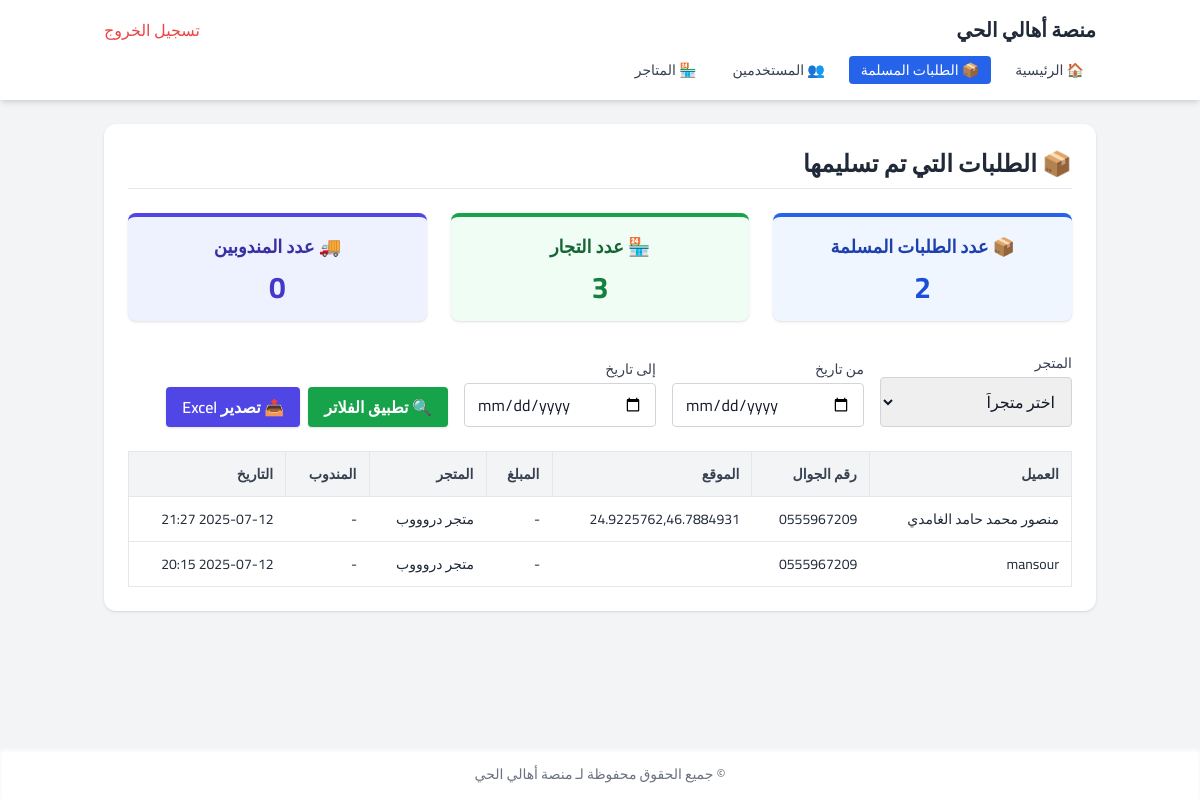
Before: /accounts/admin/orders/ (signed in) with the older database file.
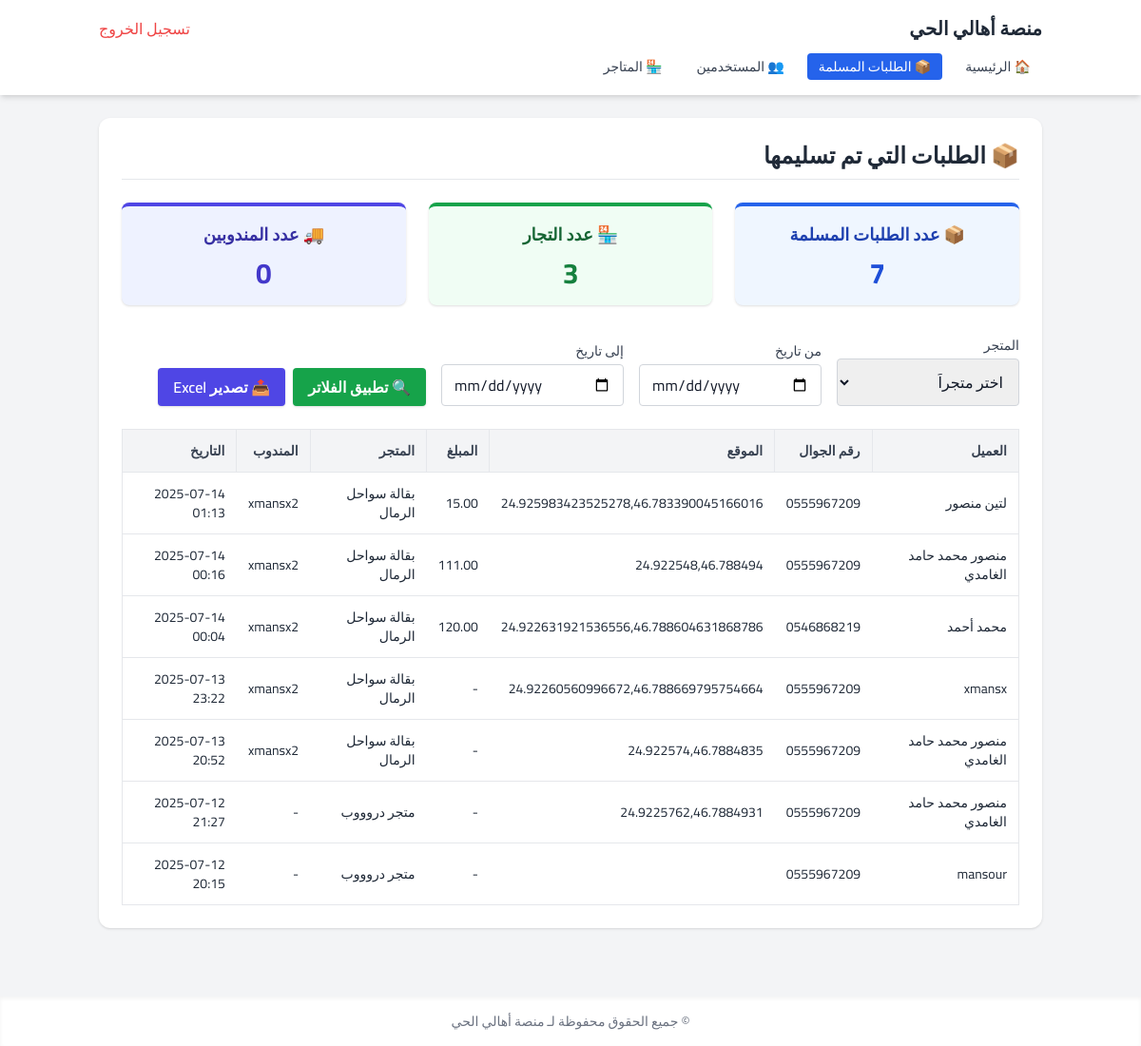
After: the same page with the newer database file.
### orders/models.py (models this page shows, shortened)
class Order(models.Model):
    class Status(models.TextChoices):
        NEW = 'new', 'جديد'
        PREPARING = 'preparing', 'قيد التجهيز'
        DELIVERING = 'delivering', 'قيد التوصيل'
        DELIVERED = 'delivered', 'تم التسليم'
        CANCELED = 'canceled', 'ملغي'
        DELETED = 'deleted', 'محذوف'
    class DeliveryType(models.TextChoices):
        PICKUP = 'pickup', 'استلام من المحل'
        DELIVERY = 'delivery', 'توصيل'
    store = models.ForeignKey(
        Store,
        on_delete=models.CASCADE,
        related_name="direct_orders",
        verbose_name="المتجر"
    )
    customer_name = models.CharField("اسم العميل", max_length=100)
    customer_phone = models.CharField("رقم الجوال", max_length=20)
    customer_location = models.CharField("الوصف النصي للموقع", max_length=255, blank=True)
    latitude = models.FloatField("خط العرض", null=True, blank=True)
    longitude = models.FloatField("خط الطول", null=True, blank=True)
    details = models.TextField("تفاصيل الطلب")
    notes = models.TextField("ملاحظات إضافية", blank=True)
    delivery_type = models.CharField(
        "نوع الطلب",
        max_length=20,
        choices=DeliveryType.choices
    )
    status = models.CharField(
        "الحالة",
        max_length=20,
        choices=Status.choices,
        default=Status.NEW
    )
    assigned_to = models.ForeignKey(
        settings.AUTH_USER_MODEL,
        on_delete=models.SET_NULL,
        null=True,
        blank=True,
        related_name='assigned_orders',
        limit_choices_to={'user_type': 'delivery'},
        verbose_name="المندوب"
    )
    invoice_amount = models.DecimalField(
        "مبلغ الفاتورة",
        max_digits=10,
        decimal_places=2,
        null=True,
        blank=True
    )
    created_at = models.DateTimeField("وقت الإنشاء", auto_now_add=True)
    class Meta:
        verbose_name = "طلب"
        verbose_name_plural = "الطلبات"
        ordering = ['-created_at']

### stores/models.py (models this page shows, shortened)
class Store(models.Model):
    STORE_TYPES = [
        ('grocery', 'بقالة'),
        ('pharmacy', 'صيدلية'),
        ('restaurant', 'مطعم'),
        ('sweets', 'حلويات'),
        ('bakery', 'مخبوزات'),
        ('services', 'سباكة و كهرباء'),
        ('produce', 'خضار و فواكه'),
        ('gifts', 'هدايا'),
        ('coffee', 'كوفي'),
        ('other', 'أخرى'),
    ]
    user = models.OneToOneField(
        User,
        on_delete=models.CASCADE,
        related_name='store',
        verbose_name="صاحب المتجر"
    )
    name = models.CharField(max_length=255, verbose_name="اسم المتجر", blank=True)
    phone = models.CharField(max_length=15, verbose_name="رقم الجوال", blank=True)
    address = models.TextField(verbose_name="العنوان التفصيلي", blank=True)
    latitude = models.FloatField(verbose_name="خط العرض", null=True, blank=True)
    longitude = models.FloatField(verbose_name="خط الطول", null=True, blank=True)
    store_type = models.CharField(
        max_length=20,
        choices=STORE_TYPES,
        default='other',
        verbose_name="نوع المتجر"
    )
    is_active = models.BooleanField(default=True, verbose_name="نشط؟")
    is_available = models.BooleanField(default=True, verbose_name="متاح لاستقبال الطلبات؟")
    created_at = models.DateTimeField(auto_now_add=True, verbose_name="تاريخ الإضافة")

### accounts/models.py (models this page shows, shortened)
class User(AbstractUser):
    class UserType(models.TextChoices):
        ADMIN = 'admin', 'مشرف'
        MERCHANT = 'merchant', 'تاجر'
        DELIVERY = 'delivery', 'مندوب'
    user_type = models.CharField(
        "نوع المستخدم",
        max_length=10,
        choices=UserType.choices,
        default=UserType.MERCHANT
    )
    phone_number = models.CharField("رقم الجوال", max_length=15, blank=True)
    is_active = models.BooleanField("حالة التفعيل", default=True)
    is_available = models.BooleanField("نشاط المتجر", default=True)
    store_location = models.CharField("عنوان المتجر (نص)", max_length=255, null=True, blank=True)
    store_latitude = models.FloatField("خط العرض", null=True, blank=True)
    store_longitude = models.FloatField("خط الطول", null=True, blank=True)

### accounts/views.py (the view, shortened to what this page needs)
# urls.py: path('admin/orders/', views.admin_orders, name='admin_orders'),
@login_required
def admin_orders(request):
    if request.user.user_type != 'admin':
        return redirect('home')
    selected_merchant_id = request.GET.get('merchant')
    date_from = request.GET.get('date_from')
    date_to = request.GET.get('date_to')
    export_excel = request.GET.get('export') == 'excel'
    orders = Order.objects.filter(status='delivered').select_related('store')
    if selected_merchant_id and selected_merchant_id.isdigit():
        orders = orders.filter(store__user__id=int(selected_merchant_id))
    if date_from:
        try:
            orders = orders.filter(created_at__date__gte=datetime.strptime(date_from, "%Y-%m-%d").date())
        except ValueError:
            messages.error(request, "صيغة التاريخ غير صحيحة (من).")
    if date_to:
        try:
            orders = orders.filter(created_at__date__lte=datetime.strptime(date_to, "%Y-%m-%d").date())
        except ValueError:
            messages.error(request, "صيغة التاريخ غير صحيحة (إلى).")
    merchants = User.objects.filter(user_type='merchant', is_active=True)
    context = {
        'orders': orders.order_by('-created_at'),
        'merchants': merchants,
        'selected_merchant_id': selected_merchant_id,
        'selected_date_from': date_from,
        'selected_date_to': date_to,
        'order_count': orders.count(),
    }
    return render(request, 'admin/orders.html', context)
    return render(request, 'admin/orders.html', context)

### templates/admin/orders.html (shortened to what this page needs)
{% extends "core/base.html" %}
{% block content %}
<div class="bg-white rounded-xl shadow p-6 mb-8">
  <h2 class="text-2xl font-bold text-gray-800 mb-6 border-b pb-2">📦 الطلبات التي تم تسليمها</h2>
  <div class="grid grid-cols-1 sm:grid-cols-2 lg:grid-cols-3 gap-6 mb-8">
    <div class="bg-blue-50 border-t-4 border-blue-600 rounded-lg p-4 shadow text-center">
      <h3 class="text-lg font-semibold text-blue-800">📦 عدد الطلبات المسلمة</h3>
      <p class="text-3xl font-bold text-blue-700 mt-2">{{ order_count }}</p>
    </div>
    <div class="bg-green-50 border-t-4 border-green-600 rounded-lg p-4 shadow text-center">
      <h3 class="text-lg font-semibold text-green-800">🏪 عدد التجار</h3>
      <p class="text-3xl font-bold text-green-700 mt-2">{{ merchants|length }}</p>
    </div>
    <div class="bg-indigo-50 border-t-4 border-indigo-600 rounded-lg p-4 shadow text-center">
      <h3 class="text-lg font-semibold text-indigo-800">🚚 عدد المندوبين</h3>
      <p class="text-3xl font-bold text-indigo-700 mt-2">{{ delivery_users|length }}</p>
    </div>
  </div>
  <form method="get" class="flex flex-wrap gap-4 items-end mb-6">
    <div>
      <label class="block text-sm font-medium text-gray-700 mb-1">المتجر</label>
      <select name="merchant" class="border border-gray-300 rounded px-3 py-2 focus:ring focus:border-blue-300 w-48">
        <option value="">اختر متجراً</option>
      </select>
    </div>
    <div>
      <label class="block text-sm font-medium text-gray-700 mb-1">من تاريخ</label>
      <input type="date" name="date_from" value="{{ selected_date_from }}" class="border border-gray-300 rounded px-3 py-2 focus:ring focus:border-blue-300 w-48">
    </div>
    <div>
      <label class="block text-sm font-medium text-gray-700 mb-1">إلى تاريخ</label>
      <input type="date" name="date_to" value="{{ selected_date_to }}" class="border border-gray-300 rounded px-3 py-2 focus:ring focus:border-blue-300 w-48">
    </div>
    <div class="flex gap-2">
      <button type="submit" class="bg-green-600 hover:bg-green-700 text-white font-semibold px-4 py-2 rounded shadow transition">
        🔍 تطبيق الفلاتر
      </button>
      <button type="submit" name="export" value="excel" class="bg-indigo-600 hover:bg-indigo-700 text-white font-semibold px-4 py-2 rounded shadow transition">
        📤 تصدير Excel
      </button>
    </div>
  </form>
  <div class="overflow-x-auto">
    <table class="min-w-full border text-sm text-right bg-white">
      <thead class="bg-gray-100 text-gray-700 font-semibold">
        <tr>
          <th class="p-3 border">العميل</th>
          <th class="p-3 border">رقم الجوال</th>
          <th class="p-3 border">الموقع</th>
          <th class="p-3 border">المبلغ</th>
          <th class="p-3 border">المتجر</th>
          <th class="p-3 border">المندوب</th>
          <th class="p-3 border">التاريخ</th>
        </tr>
      </thead>
      <tbody class="text-gray-800">
        {% for order in orders %}
          <tr class="hover:bg-gray-50 border-t">
            <td class="p-3">{{ order.customer_name }}</td>
            <td class="p-3">{{ order.customer_phone }}</td>
            <td class="p-3">{{ order.customer_location }}</td>
            <td class="p-3">{{ order.invoice_amount|default:"-" }}</td>
            <td class="p-3">{{ order.store.name }}</td>
            <td class="p-3">{{ order.assigned_to.username|default:"-" }}</td>
            <td class="p-3">{{ order.created_at|date:"Y-m-d H:i" }}</td>
          </tr>
        {% empty %}
          <tr>
            <td colspan="7" class="text-center p-5 text-gray-500">لا توجد طلبات مطابقة للفلاتر المحددة.</td>
          </tr>
        {% endfor %}
      </tbody>
    </table>
  </div>
</div>
{% endblock %}

Changed rows visible on the page:
added Order: customer_name "لتين منصور", customer_phone "0555967209", customer_location "24.925983423525278,46.783390045166016", invoice_amount "15.00", store.name "بقالة سواحل الرمال", assigned_to.username "xmansx2", created_at "2025-07-14 01:13"
added Order: customer_name "منصور محمد حامد الغامدي", customer_phone "0555967209", customer_location "24.922548,46.788494", invoice_amount "111.00", store.name "بقالة سواحل الرمال", assigned_to.username "xmansx2", created_at "2025-07-14 00:16"
added Order: customer_name "محمد أحمد", customer_phone "0546868219", customer_location "24.922631921536556,46.788604631868786", invoice_amount "120.00", store.name "بقالة سواحل الرمال", assigned_to.username "xmansx2", created_at "2025-07-14 00:04"
added Order: customer_name "xmansx", customer_phone "0555967209", customer_location "24.92260560996672,46.788669795754664", invoice_amount "-", store.name "بقالة سواحل الرمال", assigned_to.username "xmansx2", created_at "2025-07-13 23:22"
now on this page (row edited): Order: customer_name "منصور محمد حامد الغامدي", customer_phone "0555967209", customer_location "24.922574,46.7884835", invoice_amount "-", store.name "بقالة سواحل الرمال", assigned_to.username "xmansx2", created_at "2025-07-13 20:52"
Other visible differences:
{{ order_count }}: "2" → "7"
